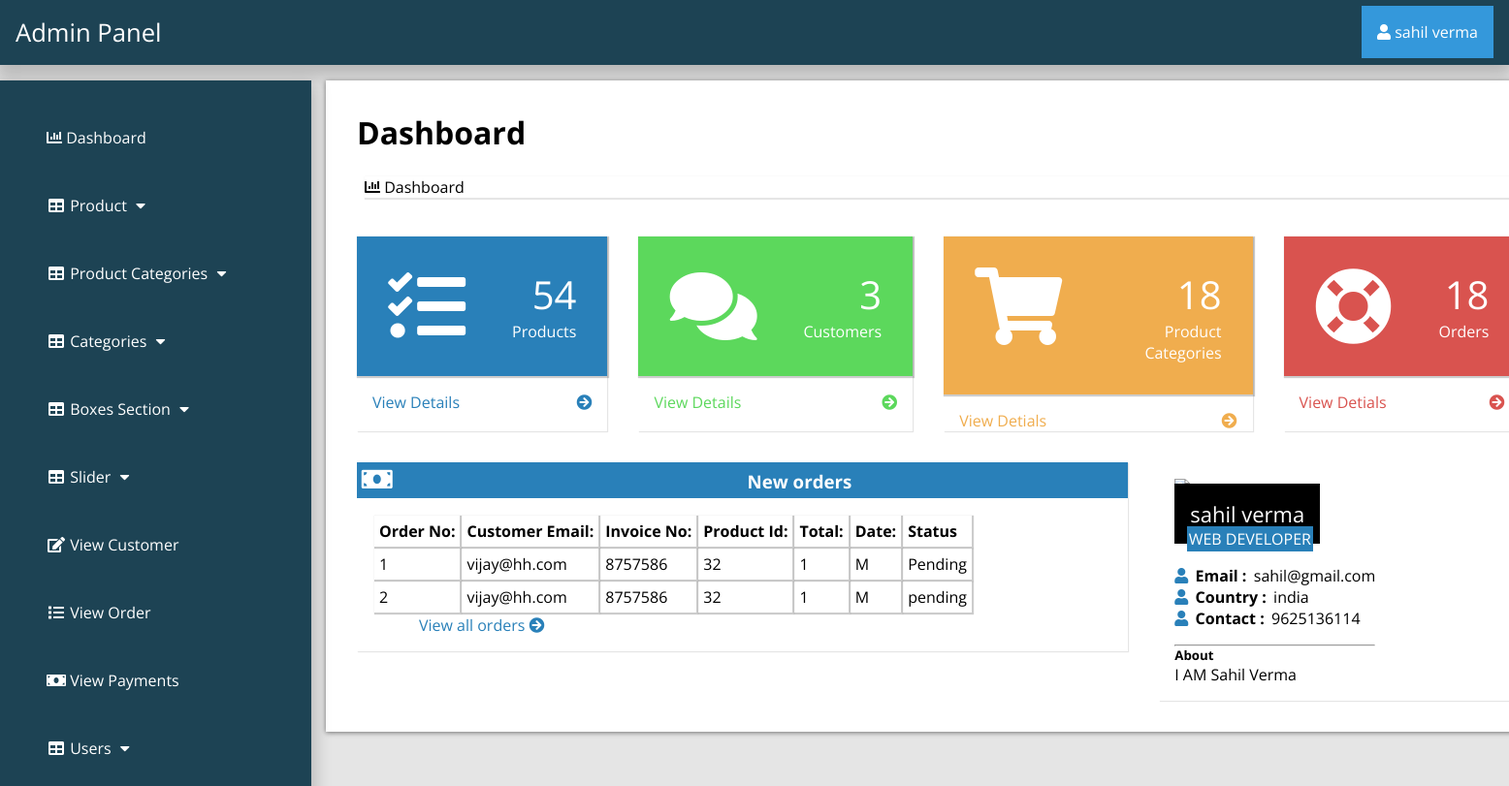
The page /admin_area/index.php?dashboard (signed in) on the database its author committed.
### tables this page shows
CREATE TABLE `customer_order` (
  `order_id` int(10) NOT NULL,
  `customer_id` int(10) NOT NULL,
  `product_id` int(100) NOT NULL,
  `due_amount` int(100) NOT NULL,
  `invoice_no` int(100) NOT NULL,
  `qty` int(10) NOT NULL,
  `size` text NOT NULL,
  `order_date` timestamp NOT NULL DEFAULT current_timestamp() ON UPDATE current_timestamp(),
  `order_status` text NOT NULL
);

CREATE TABLE `customers` (
  `customer_id` int(100) NOT NULL,
  `customer_name` varchar(255) NOT NULL,
  `customer_email` varchar(255) NOT NULL,
  `customer_pass` varchar(255) NOT NULL,
  `customer_country` text NOT NULL,
  `customer_city` text NOT NULL,
  `customer_contact` varchar(255) NOT NULL,
  `customer_address` text NOT NULL,
  `customer_image` text NOT NULL,
  `customer_ip` varchar(255) NOT NULL
);

### admin_area/dashboard.php (the view, shortened to what this page needs)
<?php
if (!isset($_SESSION['admin_email'])){
  echo "<script>window.open('login.php','_self')</script>";
  }else{
?>
<div class="row">
<div class="col-lg-12">
	<h1 class="page-header">Dashboard</h1>
	<ol class="breadcrumb">
		<li class="active"><i class="fa fa-bar-chart"></i> Dashboard </li>
	</ol>
  </div>
 <div class="row1">
 	<div class="col-lg-3 col-md-6">
 		<div class="panel panel-primary">
 			<div class="panel-heading">
 				<div class="row2">
 					<div class="col-xs-3">
 						<i class="fa fa-tasks fa-5x"></i>
 					</div>
 					<div class="col-xs-9 text-right">
 						<div class="huge"> <?php echo $count_pro ?> </div>
 						<div>Products</div>
 					</div>
 				</div>
 			</div>
 			<a href="index.php?view_product">
 				<div class="panel-footer">
 					<span class="pull-left"> View Details </span>
 					<span class="pull-right"> <i class="fa fa-arrow-circle-right"> </i></span>
 				</div>
 			</a>
 		</div>
 	</div>
 	<div class="col-lg-3 col-md-6">
 		<div class="panel panel-green">
 			<div class="panel-heading">
 				<div class="row2">
 					<div class="col-xs-3">
 						<i class="fa fa-comments fa-5x"></i>
 					</div>
 					<div class="col-xs-9 text-right">
 						<div class="huge"> <?php echo $count_cust ?> </div>
 						<div>Customers </div>
 					</div>
 				</div>
 			</div>
 			<a href="index.php?view_customer">
 				<div class="panel-footer">
 					<span class="pull-left"> View Details </span>
 					<span class="pull-right"> <i class="fa fa-arrow-circle-right"></i> </span>
 				</div>
 			</a>
 		</div>
 	</div>
 	<div class="col-lg-3 col-md-6">
 		<div class="panel panel-yellow">
 			<div class="panel-heading">
 				<div class="row2">
 					<div class="col-xs-3"> <i class="fa fa-shopping-cart fa-5x"></i>
 					</div>
 					<div class="col-xs-9 text-right">
 						<div class="huge"> <?php echo $count_p_cat ?> </div>
 						<div>Product Categories</div>
 					</div>
 				</div>
 			</div>
 			<a href="index.php?view_product_cat">
 				<div class="panel-footer">
 					<span class="pull-left"> View Detials </span>
 					<span class="pull-right"> <i class="fa fa-arrow-circle-right"></i> </span>
 				</div>
 			</a>
 		</div>
 	</div>
 	<div class="col-lg-3 col-md-6">
 		<div class="panel panel-red">
 			<div class="panel-heading">
 				<div class="row2">
 					<div class="col-xs-3"><i class="fa fa-support fa-5x"></i>
 			</div>
 			<div class="col-xs-9 text-right">
 				<div class="huge"> <?php echo $count_order ?> </div>
 				<div> Orders </div>
 			</div>
 		</div>
 	</div>
 	<a href="index.php?view_order">
 		<div class="panel-footer">
 					<span class="pull-left"> View Detials </span>
 					<span class="pull-right"> <i class="fa fa-arrow-circle-right"> </i> </span>
 				</div>
 	</a>
 </div>
</div>
</div>
<div class="row1">
	<div class="col-lg-8">
		<div class="panel panel-primary">
			<div class="panel-heading">
				<h3 class="panel-title">
					<i class="fa fa-money fa-fw"></i> New orders
				</h3>
			</div>
			<div class="panel-body">
				<div class="table-responsive">
					<table class="table table-bordered table-hover table-striped">
						<thead>
							<tr>
								<th>Order No:</th>
								<th>Customer Email:</th>
								<th>Invoice No:</th>
								<th>Product Id:</th>
								<th>Total:</th>
								<th>Date:</th>
								<th>Status</th>
							</tr>
						</thead>
						<tbody>
							<?php
                              $i=0;
                              $get_order="select * from customer_order order by 1 DESC LIMIT 0,5";
                              $run_order=mysqli_query($con,$get_order);
                              while ($row_order=mysqli_fetch_array($run_order)) {
                              	  $customer_id=$row_order['customer_id'];
                              	  $product_id=$row_order['product_id'];
                              	  $invoice_no=$row_order['invoice_no'];
                              	  $qty=$row_order['qty'];
                              	  $size=$row_order['size'];
                              	  $status=$row_order['order_status'];
                                $i++;
							  ?>
							<tr>
								<td><?php echo $i ?></td>
								<td>
									<?php
								$get_cust="select * from customers where customer_id='$customer_id'";
								$run_cust=mysqli_query($con,$get_cust);
								$row_customer=mysqli_fetch_array($run_cust);
								$customer_email=$row_customer['customer_email'];
								echo $customer_email;
								?>
								</td>
								<td><?php echo $invoice_no; ?></td>
								<td><?php echo $product_id; ?></td>
								<td><?php echo $qty; ?></td>
								<td><?php echo $size; ?></td>
								<td><?php echo $status ?></td>
							</tr>
						     <?php } ?>
						</tbody>
					</table>
				</div>
				<div class="text-right">
					<a href="index.php?view_order"> View all orders
						<i class="fa fa-arrow-circle-right"></i>
						 </a>
				</div>
			</div>
		</div>
	</div>
	<div class="col-md-4">
		<div class="panel">
			<div class="panel-body">
				<div class="thumb-info mb-md">
					<div class="thumb-info-title">
						<span class="thumb-info-inner"><?php echo $admin_name; ?></span><br>
						<span class="thumb-info-type"><?php echo $admin_job ?></span>
					</div>
				</div>
				<div class="mb-md">
					<div class="widget-content-expanded">
						<i class="fa fa-user"></i> <span>Email : </span> <?php echo $admin_email ?> <br>
						<i class="fa fa-user"></i> <span>Country : </span> <?php echo $admin_country ?> <br>
						<i class="fa fa-user"></i> <span>Contact : </span> <?php echo $admin_contact?> <br>
					</div>
				<hr class="dotted short">
				<h5 class="text-muted">About</h5>
				<p><?php echo $admin_about ?></p>
			</div>
		</div>
	</div>
</div>
</div>
</div>
<?php } ?>

### admin_area/includes/sidebar.php (shortened to what this page needs)
<?php
if (!isset($_SESSION['admin_email'])){
  echo "<script>window.open('login.php','_self')</script>";
  }else{
?>
<nav class="navbar navbar-inverse navbar-fixed-top" >
	<div class="navbar-header">
		<a href="index.php?dashboard" class="navbar-brand"><span>Admin Panel</span></a>
	</div>
		<div class="dropdown">
		 <button onclick="myFunction()" class="dropbtn"><i class="fa fa-user"></i> <?php echo $admin_name; ?></a></button>
		</div>
	<div class="collapse navbar-collapse navbar-ex1-collapse">
	<ul class="nav navbar-nav side-nav">
  <li>
    <a href="index.php?dashboard"><i class="fa fa-bar-chart"></i> Dashboard</a>
  </li>
  <li class="button-dropdown" id="#products">
    <a href="#" class="dropdown-toggle" data-toggle="collapse" data-target="#products"><i class="fa fa-fw fa-table"></i> Product <i class="fa fa-fw fa-caret-down"></i></a>
  </li>
  <li class="button-dropdown" id="#products_cat">
    <a href="#" class="dropdown-toggle" data-toggle="collapse" data-target="#products_cat"><i class="fa fa-fw fa-table"></i> Product Categories <i class="fa fa-fw fa-caret-down"></i></a>
  </li>
  <li class="button-dropdown" id="#category">
    <a href="#" class="dropdown-toggle" data-toggle="collapse" data-target="#category"><i class="fa fa-fw fa-table"></i> Categories <i class="fa fa-fw fa-caret-down"></i></a>
  </li>
<li class="button-dropdown" >
  <a href="#" class="dropdown-toggle" data-toggle="collapse" data-target="#boxes">
    <i class="fa fa-fw fa-table"></i> Boxes Section <i class="fa fa-fw fa-caret-down"></i>
  </a>
</li>
  <li class="button-dropdown">
    <a href="#" class="dropdown-toggle" data-toggle="collapse" data-target="#slider"><i class="fa fa-fw fa-table"></i>  Slider <i class="fa fa-fw fa-caret-down"></i></a>
  </li>
  <li>
  	<a href="index.php?view_customer">
  		<i class="fa fa-fw fa-edit"></i> View Customer
  	</a>
  </li>
  <li>
  	<a href="index.php?view_order">
  		<i class="fa fa-fw fa-list"></i> View Order
  	</a>
  </li>
  <li>
  	<a href="index.php?view_payments">
  		<i class="fa fa-fw fa-money"></i> View Payments
  	</a>
  </li>
  <li class="button-dropdown">
    <a href="#" class="dropdown-toggle" data-toggle="collapse" data-target="#users"><i class="fa fa-fw fa-table"></i>  Users <i class="fa fa-fw fa-caret-down"></i></a>
  </li>
</ul>
</div>
</nav>
<?php } ?>

### admin_area/css/style.css (style rules this page uses)
:root { --blue:#2980b9; }
body { margin: 0; }
* { font-family: 'Open Sans', sans-serif; margin:0; padding:0; box-sizing: border-box; text-decoration: none; transition: all .2s cubic-bezier(.37,1.14,.26,1.24); }
html { background-color: rgba(0,0,0,.1); }
.navbar-fixed-top { background:#1d4354; padding: 1rem; box-shadow: 0px 8px 16px 4px rgba(0,0,0,0.2); }
.navbar-fixed-top .navbar-brand { font-size: 1.6rem; color: #ffffff; }
.dropbtn { background-color: #3498DB; color: white; padding: 16px; font-size: 16px; border: none; cursor: pointer; }
.dropdown { position: relative; display: inline-block; float: right; margin-top: -2.8rem; }
.nav { position: absolute; top: 51px; margin-top: 32px; width: auto; height: 110%; border-radius: 0; display: block; background-color: #1d4354; bottom: 0; overflow: hidden; padding-bottom: 40px; box-shadow: 0px 8px 16px 4px rgba(0,0,0,0.2); margin-left: -1rem; }
.nav>li>a { width: 225px; display: block; color: #ffffff; margin: 3rem; }
.row { width: 81.2%; background-color: #ffffff; margin: auto; margin-left: 21rem; margin-top: 1rem; padding: 1rem; display: ; }
.row h1 { margin: 1rem; }
.row ol { list-style-type: none; margin: 1.5rem; box-shadow: 1px 1px 1px 1px rgba(0.1,0.1,0.1,0.1); }
.row1 { display: flex; background-color:; }
.col-lg-3 { display: inline-flex; }
.panel { text-align: left; box-shadow: 1px 1px 1px 0px rgba(0.1,0.1,0.1,0.1); margin: 1rem; background-color: #ffffff; padding: rem; }
.panel-footer { box-shadow: 1px 1px 1px 0px rgba(0.1,0.1,0.1,0.1); font-size: 1rem; margin: 1rem; }
.panel-footer span { margin:rem; }
.huge { font-size: 2.5rem; }
.row2 { display: flex; padding: 2rem; color: #ffffff; box-shadow: 1px 1px 1px 1px rgba(0.1,0.1,0.1,0.2); }
.text-right { text-align: right; margin-left: 3rem; }
.panel-primary .row2 { background-color: #2980b9; }
.panel-primary a { color: #2980b9; }
.panel-green .row2 { background-color: #5cd85c; }
.panel-green a { color: #5cd85c; }
.panel-yellow .row2 { background-color: #f0ad4e; color: #fff; }
.panel-yellow a { color: #f0ad4e; }
.panel-red .row2 { background-color: #d9534f; }
.panel-red a { color: #d9534f; }
.panel-heading .panel-title { background-color: #2980b9; color: #ffffff; padding: .3rem; }
.table-responsive .table-striped th { padding: 5px; box-shadow: 1px 1px 1px 1px rgba(0.1,0.1,0.1,0.2); }
.table-responsive .table-striped tbody td { box-shadow: 1px 1px 1px 1px rgba(0.1,0.1,0.1,0.2); padding:5px; }
.thumb-info-title .thumb-info-inner { background: #000; color: #ffffff; padding: 1rem; font-size: 22px; }
.thumb-info-title .thumb-info-type { background:#2980b9; padding:.1rem; color: #ffffff; margin-left: .8rem; }
.mb-md .widget-content-expanded { margin-top: 1rem; margin-bottom: 1rem; }
.mb-md .widget-content-expanded span { font-weight: bold; margin: .2rem; }
.mb-md .widget-content-expanded i { color:#2980b9; }
.row { list-style: none; box-shadow: 0 1px 5px rgba(0, 0, 0, 0.5); }
.row .fa-money { font-size: 1.6rem; width: 50%; text-align: left; }
.panel-body { display: flex; align-items: center; justify-content: left; padding: 1rem; flex-wrap: wrap; }

### rows shown on the page
customer_order: customer.customer_email "vijay@hh.com", invoice_no "8757586", product "32", qty "1", size "M", order_status "Pending"
customer_order: customer.customer_email "vijay@hh.com", invoice_no "8757586", product "32", qty "1", size "M", order_status "pending"

### other values the page prints
$admin_name "sahil verma"
$count_pro "54"
$count_cust "3"
$count_p_cat "18"
$count_order "18"
$admin_job "WEB DEVELOPER"
$admin_email "sahil@gmail.com"
$admin_country "india"
$admin_contact "9625136114"
$admin_about "I AM Sahil Verma"
